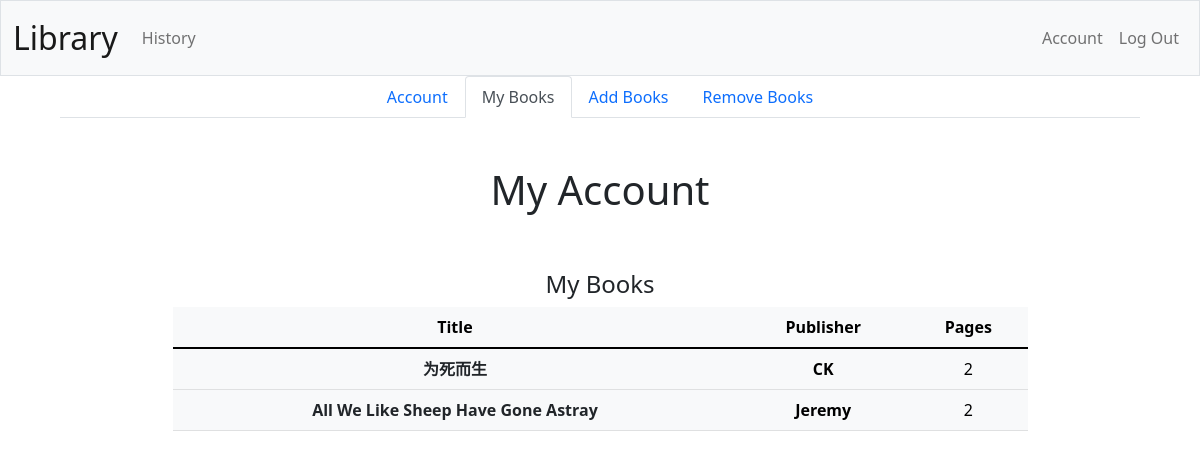
Page /account/my_book (signed in) on the committed database.
### tables this page shows
CREATE TABLE books (
    id INTEGER PRIMARY KEY AUTOINCREMENT NOT NULL, 
    title TEXT NOT NULL,
    publish_date DATE DEFAULT CURRENT_DATE,
    publisher TEXT NOT NULL,
    creater_id INTEGER NOT NULL,
    pages INTEGER NOT NULL,
    file_name TEXT NOT NULL);

### App.py (the view)
@app.route("/account/my_book", methods=["GET"])
@login_required
def My_book():
    user_id = session["user_id"]
    with sqlite3.connect(database_name) as conn:
        db = conn.cursor()
        books_db = db.execute("SELECT * FROM books WHERE creater_id = ?", (user_id,))
        books = books_db.fetchall()
    return render_template("my_book.html", books=books)

### App.py (called while the page is built)
def login_required(f):
    @wraps(f)
    def decorated_function(*args, **kwargs):
        if session.get("user_id") is None:
            return redirect("/account/login")
        return f(*args, **kwargs)
    return decorated_function

### templates/my_book.html (shortened to what this page needs)
{% extends "account.html" %}
{% block nav %}
<ul class="nav nav-tabs justify-content-center mx-5">
    <li class="nav-item">
        <a class="nav-link" aria-current="page" href="/account">Account</a>
    </li>
    <li class="nav-item">
        <a class="nav-link active" aria-current="page" href="/account/my_book">My Books</a>
    </li>
    <li class="nav-item">
        <a class="nav-link" href="/account/add_book">Add Books</a>
    </li>
    <li class="nav-item">
        <a class="nav-link" href="/account/remove_book">Remove Books</a>
    </li>
</ul>
{% endblock %}
{% block contain %}
<div class="text-center">
    <div class="mb-5 container">
        <div class="row mb-3 justify-content-md-center">
            <h4>My Books</h4>
            <table class="table table-light w-75">
                <thead>
                    <tr>
                        <th scope="col">Title</th>
                        <th scope="col">Publisher</th>
                        <th scope="col">Pages</th>
                    </tr>
                </thead>
                <tbody>
                    {% for book in books %}
                        <tr>
                            <th class="pt-2"><a href="/static/uploads/{{book[6]}}#toolbar=0" class="link-dark text-decoration-none">{{ book[1] }}</a></th>
                            <th class="pt-2">{{ book[3] }} </td>
                            <td class="pt-2">{{ book[5] }} </td>
                        </tr>
                    {% endfor %}
                </tbody>
            </table>
        </div>
    </div>
</div>
{% endblock %}

### rows in the picture
books: title "为死而生", publisher "CK", pages "2"
books: title "All We Like Sheep Have Gone Astray", publisher "Jeremy", pages "2"
